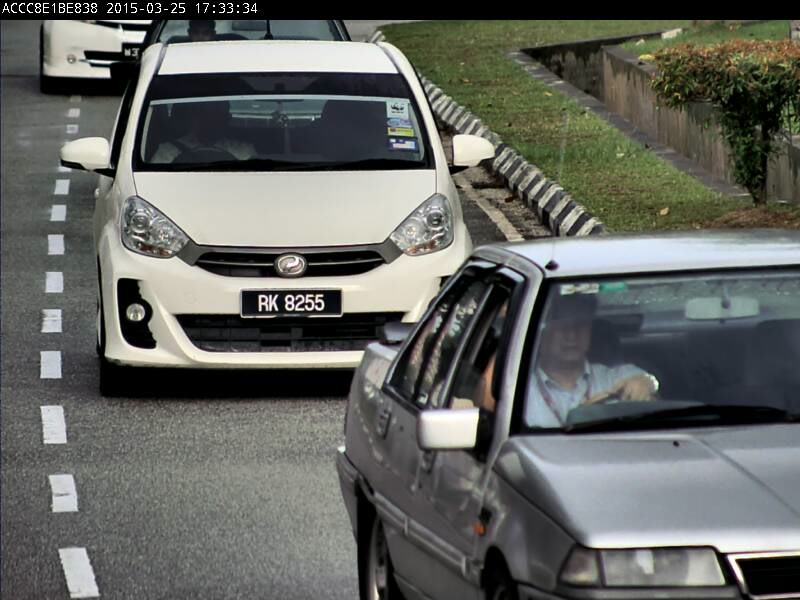
//> input picture VIS/Dataset/Car7.jpg, 800 x 600 px
$ ./main   (built with g++ and OpenCV 4)
//> lines starting //> are read from the running program, lines starting //| are printed output that depends on the picture; after the words box and inside, x2 and y2 are one past the last pixel; in counts of white or black regions, pixels touching at a corner belong together
#include <iostream>
#include "opencv2/opencv.hpp"

using namespace std;
using namespace cv;

//Converting from RGB image to GREY image
Mat ConvertToGrey(Mat RGBImg)
{
    Mat grey = Mat::zeros(RGBImg.size(), CV_8UC1);
    for (int i = 0; i < RGBImg.rows; i++)
    {
        for (int j = 0; j < RGBImg.cols * 3; j += 3)
        {
            grey.at<uchar>(i, j / 3) = ((RGBImg.at<uchar>(i, j) + RGBImg.at<uchar>(i, j + 1) + RGBImg.at<uchar>(i, j + 2)) / 3);
        }
    }
    return grey;
}

//Equalize histogram
Mat EqualizeHist(Mat GreyImg)
{
    int count[256] = { 0 };
    float prob[256] = { 0.0 };
    float accprob[256] = { 0.0 };
    int newpixel[256] = { 0 };

    Mat equalize = Mat::zeros(GreyImg.size(), CV_8UC1); //new image

    for (int i = 0; i < GreyImg.rows; i++)//count, adding into array
    {
        for (int j = 0; j < GreyImg.cols; j++)
        {
            count[GreyImg.at<uchar>(i, j)]++;
        }
    }
    for (int k = 0; k < 256; k++)//probablity
    {
        prob[k] = (float)count[k] / (float)(GreyImg.rows * GreyImg.cols);
    }
    accprob[0] = prob[0];
    for (int a = 1; a < 256; a++)//acc probability
    {
        accprob[a] = (prob[a] + accprob[a - 1]);
    }
    for (int i = 0; i < 256; i++)//Multiply to find NEW PIXEL
    {
        newpixel[i] = accprob[i] * 255;
    }
    for (int i = 0; i < GreyImg.rows; i++)//Change Old image to new pixel image
    {
        for (int j = 0; j < GreyImg.cols; j++)
        {
            equalize.at<uchar>(i, j) = newpixel[GreyImg.at<uchar>(i, j)];
        }
    }
    return equalize;
}

//Blur an image
Mat ConvertToBlur(Mat GreyImg, int winsize)
{
    Mat blur = Mat::zeros(GreyImg.size(), CV_8UC1);
    for (int i = winsize; i < (GreyImg.rows - winsize); i++)
    {
        for (int j = winsize; j < (GreyImg.cols - winsize); j++)
        {
            int sum = 0;
            for (int ii = (-winsize); ii <= (+winsize); ii++)
            {
                for (int jj = (-winsize); jj <= (winsize); jj++)
                {
                    sum += GreyImg.at<uchar>(i + ii, j + jj);
                }
            }
            blur.at<uchar>(i, j) = sum / (((winsize * 2) + 1) * ((winsize * 2) + 1));
        }
    }
    return blur;
}

//Edge Detection
Mat EdgeDetection(Mat BlurImg)
{
    Mat edge = Mat::zeros(BlurImg.size(), CV_8UC1);
    double AVGL, AVGR;
    for (int i = 1; i < BlurImg.rows - 1; i++)
    {
        for (int j = 1; j < BlurImg.cols - 1; j++)
        {
            AVGL = (BlurImg.at<uchar>(i - 1, j - 1) + BlurImg.at<uchar>(i, j - 1) + BlurImg.at<uchar>(i + 1, j - 1)) / 3;
            AVGR = (BlurImg.at<uchar>(i - 1, j + 1) + BlurImg.at<uchar>(i, j + 1) + BlurImg.at<uchar>(i + 1, j + 1)) / 3;
            if (abs(AVGL - AVGR) > 50)
            {
                edge.at<uchar>(i, j) = 255;
            }
        }
    }
    return edge;
}

//Dilation process
Mat Dilation(Mat EdgeImg, int winsize)
{
    Mat dilation = Mat::zeros(EdgeImg.size(), CV_8UC1);
    for (int i = winsize; i < (EdgeImg.rows - winsize); i++)
    {
        for (int j = winsize; j < (EdgeImg.cols - winsize); j++)
        {
            for (int ii = (-winsize); ii <= (+winsize); ii++)
            {
                for (int jj = (-winsize); jj <= (+winsize); jj++)
                {
                    if (EdgeImg.at<uchar>(i + ii, j + jj) == 255)
                    {
                        dilation.at<uchar>(i, j) = 255;
                    }
                }
            }

        }
    }
    return dilation;
}

//Remove noises #1
Mat Blob1(Mat GreyImg, Mat DilImg)
{
    Mat Blob;
    Blob = DilImg.clone();

    vector<vector<Point> > contours1;
    vector<Vec4i> hierarchy1;
    findContours(DilImg, contours1, hierarchy1,
        RETR_EXTERNAL, CHAIN_APPROX_NONE, Point(0, 0));

    Mat ccl1 = Mat::zeros(GreyImg.size(), CV_8UC3);

    if (!contours1.empty())
    {
        for (int i = 0; i < contours1.size(); i++)
        {
            Scalar colour((rand() & 255), (rand() & 255),
                (rand() & 255));
            drawContours(ccl1, contours1, i, colour, -1, 8, hierarchy1);
        }
    }

    namedWindow("CCL1", WINDOW_AUTOSIZE);
    imshow("CCL1", ccl1);

    Rect rect_first;
    Mat plate;
    Scalar black = CV_RGB(0, 0, 0);
    int count[256] = { 0 };
    for (size_t i = 0; i < contours1.size(); i++)
    {
        rect_first = boundingRect(contours1[i]);
        if (rect_first.width < 70 || rect_first.width > 200 || rect_first.height < 20 || rect_first.height > 50 || rect_first.x < (GreyImg.rows * 0.1) || rect_first.x >(GreyImg.rows * 0.9) || rect_first.y < (GreyImg.cols * 0.1) || rect_first.y >(GreyImg.cols * 0.9))
        {
            drawContours(Blob, contours1, i, black, -1, 8, hierarchy1);
        }
        else
        {
            plate = GreyImg(rect_first);
        }
    }
    return plate;
}

//Calculates the threshold for the binary value with the OTSU formula
int OTSU(Mat plate)
{
    int count[256] = { 0 };
    float prob[256] = { 0.0 };
    float accprob[256] = { 0.0 };
    float sigma[256] = { 0.0 };;
    float meu[256] = { 0.0 };
    for (int i = 0; i < plate.rows; i++)//count, adding into array
    {
        for (int j = 0; j < plate.cols; j++)
        {
            count[plate.at<uchar>(i, j)]++;
        }
    }
    for (int k = 0; k < 256; k++)//probablity
    {
        prob[k] = (float)count[k] / (float)(plate.rows * plate.cols);
    }
    accprob[0] = prob[0];
    for (int a = 1; a < 256; a++)//acc probability
    {
        accprob[a] = (prob[a] + accprob[a - 1]);
    }


    meu[0] = 0;
    for (int a = 1; a < 256; a++)//acc probability
    {
        meu[a] = (a * prob[a] + meu[a - 1]);
    }


    for (int i = 1; i < 256; i++)//acc probability
    {
        sigma[i] = (pow((meu[255] * accprob[i] - meu[i]), 2)) / (accprob[i] * (1 - accprob[i])); //Formula
    }
    float maxSigma = -1;
    int newsigma = -1;
    for (int t = 0; t < 256; t++)
    {
        if (sigma[t] > maxSigma)
        {
            maxSigma = sigma[t];
            newsigma = t;
        }
    }
    return newsigma + 30;
}

//Converts into black 0, or white 255
Mat ConvertToBinary(Mat plate, int OTSU_th)
{
    Mat binary = Mat::zeros(plate.size(), CV_8UC1);
    for (int i = 0; i < plate.rows; i++)
    {
        for (int j = 0; j < plate.cols; j++)
        {
            if (plate.at<uchar>(i, j) > OTSU_th)
            {
                binary.at<uchar>(i, j) = 255;
            }
        }
    }
    return binary;
}

//Remove noises #2
Mat Blob2(Mat plateImg, Mat plate_bin)
{
    Mat Blob;
    Blob = plate_bin.clone();

    vector<vector<Point> > contours2;
    vector<Vec4i> hierarchy2;
    findContours(plate_bin, contours2, hierarchy2,
        RETR_EXTERNAL, CHAIN_APPROX_NONE, Point(0, 0));

    Mat ccl2 = Mat::zeros(plateImg.size(), CV_8UC3);

    if (!contours2.empty())
    {
        for (int i = 0; i < contours2.size(); i++)
        {
            Scalar colour((rand() & 255), (rand() & 255),
                (rand() & 255));
            drawContours(ccl2, contours2, i, colour, -1, 8, hierarchy2);
        }
    }

    imshow("CCL2", ccl2);

    Rect rect_first;
    Mat plate;
    Scalar black = CV_RGB(0, 0, 0);
    for (size_t a = 0; a < contours2.size(); a++)
    {
        rect_first = boundingRect(contours2[a]);

        if (rect_first.height < 10)
        {
            drawContours(Blob, contours2, a, black, -1, 8, hierarchy2);
        }
        else
        {
            plate = plateImg(rect_first);
            string Final = "Car_Number_Plate" + a;
            imshow(Final, plate);
        }
    }
    return plate;
}

int main()
{
    Mat img = imread("/Users/iamwarofficial/Library/Mobile Documents/com~apple~CloudDocs/Project Files/OpenCV/LPR/VIS/Dataset/Car7.jpg");
//> img is the input picture: 600 rows x 800 cols, CV_8UC3; mean B, G, R 97.7, 102.3, 100.3
    imshow("Test1", img);

    Mat Grey_Img = ConvertToGrey(img);
//> after the loop in ConvertToGrey, `for (int i = 0; i < RGBImg.rows; i++)`:
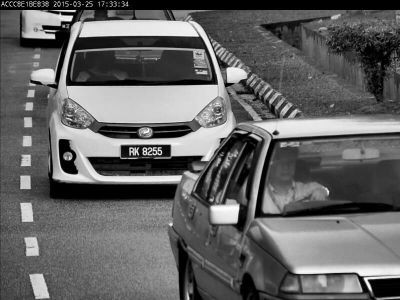
//> grey: 600 rows x 800 cols, CV_8UC1 (shown at 1/2 size); min 0, max 255, mean 99.8
    imshow("Test2", Grey_Img);

    Mat Equalize_Img = EqualizeHist(Grey_Img);
//> after the loop in EqualizeHist, `for (int i = 0; i < GreyImg.rows; i++)`: count = 256 values, max 24738 at index 0, min 80 at index 254, mean 1875
//> after the loop in EqualizeHist, `for (int k = 0; k < 256; k++)`: prob = 256 values, max 0.0515 at index 0, min 0.000167 at index 254, mean 0.00391
//> in EqualizeHist, `accprob[0] = prob[0];`: accprob = 256 values, max 0.0515 at index 0, min 0 at index 1, mean 0.000201
//> after the loop in EqualizeHist, `for (int a = 1; a < 256; a++)`: accprob = 256 values from 0.0515 to 1
//> after the loop in EqualizeHist, `for (int i = 0; i < 256; i++)`: newpixel = 256 values from 13 to 255
//> after the loop in EqualizeHist, `for (int i = 0; i < GreyImg.rows; i++)`:
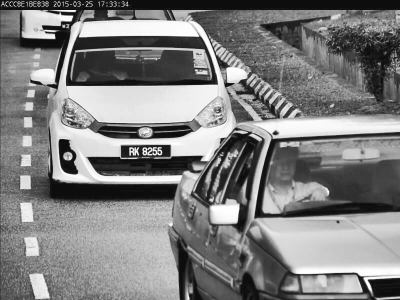
//> equalize: 600 rows x 800 cols, CV_8UC1 (shown at 1/2 size); min 13, max 255, mean 128

    Mat Blur_Img = ConvertToBlur(Equalize_Img, 1);

    Mat Edge_Img = EdgeDetection(Blur_Img);
//> the loop in EdgeDetection, `for (int i = 1; i < BlurImg.rows - 1; i++)` made 598 passes
//> AVGL on passes 1 to 3: 8, 13, 13
//> after the loop in EdgeDetection, `for (int i = 1; i < BlurImg.rows - 1; i++)`:
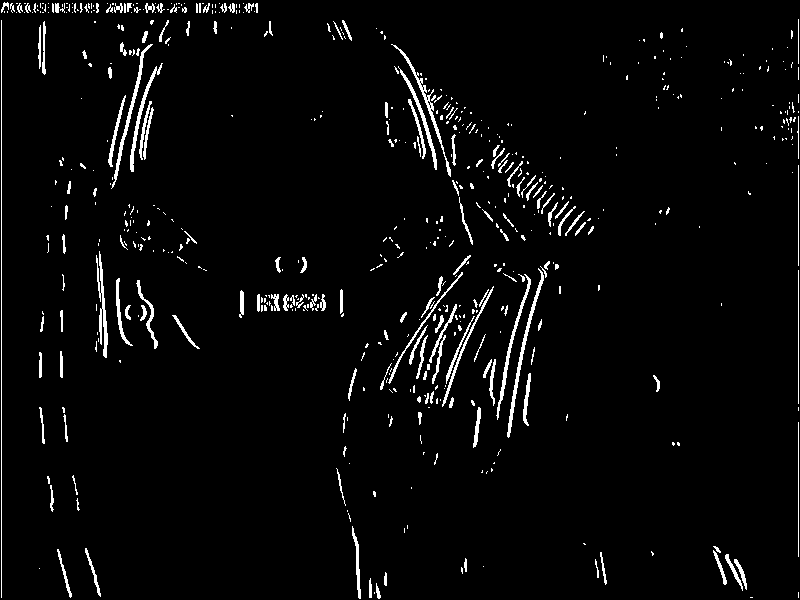
//> edge: 600 rows x 800 cols, CV_8UC1; 3.4% white in thin lines or dots
//> after the loop in EdgeDetection, `for (int i = 1; i < BlurImg.rows - 1; i++)`: AVGL = 50; AVGR = 0

    Mat Dilation_Img = Dilation(Edge_Img, 3);
//> after the loop in Dilation, `for (int i = winsize; i < (EdgeImg.rows - winsize); i++)`:
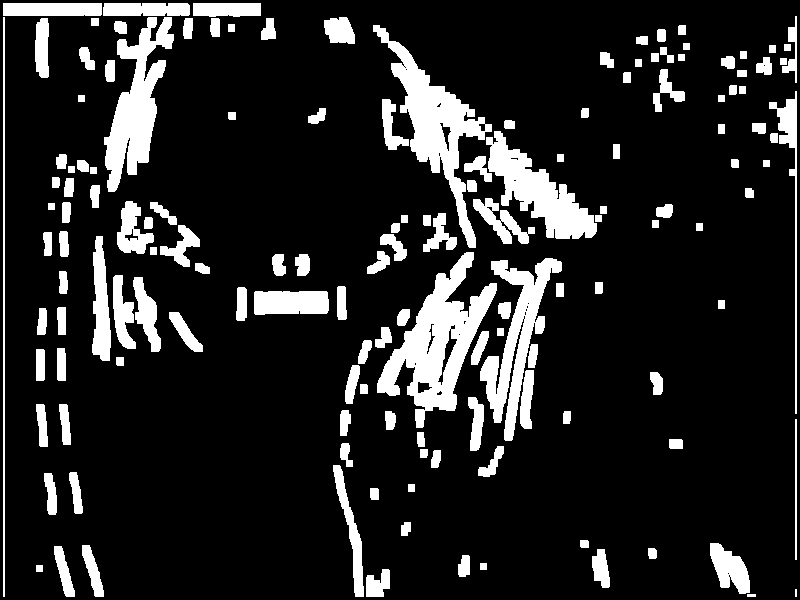
//> dilation: 600 rows x 800 cols, CV_8UC1; 14.6% white; 147 white regions (1 under 20 px)

    Mat Plate_Img = Blob1(Grey_Img, Dilation_Img);
//> in Blob1, `findContours(DilImg, contours1, hierarchy1, RETR_EXTERNAL, CHAIN_APPRO..`: contours1 = 147 contours, 2 with area under 20; largest, box (x1, y1, x2, y2) and area: (377, 252, 497, 428) 7970, (373, 25, 492, 248) 6144, (104, 17, 174, 192) 5015, (480, 258, 562, 441) 4588, (486, 131, 597, 239) 4544
//> the loop in Blob1, `for (int i = 0; i < contours1.size(); i++)` made 147 passes
//> after the loop in Blob1, `for (int i = 0; i < contours1.size(); i++)`:
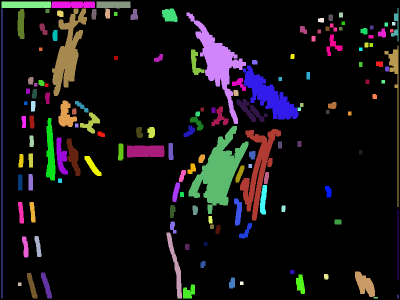
//> ccl1: 600 rows x 800 cols, CV_8UC3 (shown at 1/2 size); mean B, G, R 19.3, 17.8, 20.3
//> the loop in Blob1, `for (size_t i = 0; i < contours1.size(); i++)` made 147 passes
//> rect_first on passes 1 to 8: Rect(747, 594, 9, 3), Rect(795, 589, 2, 8), Rect(366, 569, 24, 28), Rect(36, 565, 7, 7), Rect(480, 563, 7, 7), Rect(458, 555, 12, 22), Rect(592, 549, 18, 39), Rect(648, 548, 9, 11)
//> after the loop in Blob1, `for (size_t i = 0; i < contours1.size(); i++)`:
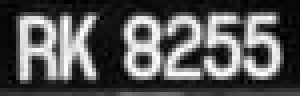
//> plate: 24 rows x 75 cols, CV_8UC1 (shown 4 times larger); min 0, max 254, mean 87.1
    imshow("Test7", Plate_Img);

    int otsu_no = OTSU(Plate_Img);
//> after the loop in OTSU, `for (int i = 0; i < plate.rows; i++)`: count = 256 values, max 50 at index 13, min 0 at index 75, mean 7.03
//> after the loop in OTSU, `for (int k = 0; k < 256; k++)`: prob = 256 values, max 0.0278 at index 13, min 0 at index 75, mean 0.00391
//> in OTSU, `accprob[0] = prob[0];`: accprob = 256 values, max 0.00278 at index 0, min 0 at index 1, mean 1.09e-05
//> after the loop in OTSU, `for (int a = 1; a < 256; a++)`: accprob = 256 values from 0.00278 to 1
//> after the loop in OTSU, `for (int a = 1; a < 256; a++)`: meu = 256 values from 0 to 87.07
//> after the loop in OTSU, `for (int i = 1; i < 256; i++)`: sigma = 256 values, max 5897.8 at index 116, min 0 at index 0, mean 4315.6
//> the loop in OTSU, `for (int t = 0; t < 256; t++)` made 256 passes
//> maxSigma on passes 1 to 8: 0, 54.38, 70.73, 115, 134.9, 205.5, 260.2, 373.4
//> after the loop in OTSU, `for (int t = 0; t < 256; t++)`: maxSigma = 5897.8; newsigma = 116
//> otsu_no = 146
    Mat Plate_Binary_Img = ConvertToBinary(Plate_Img, 205);
    imshow("Test8", Plate_Binary_Img);

    Mat Final_Img = Blob2(Plate_Img, Plate_Binary_Img);
//> in Blob2, `findContours(plate_bin, contours2, hierarchy2, RETR_EXTERNAL, CHAIN_AP..`: contours2 = 7 contours, 4 with area under 20; largest, box (x1, y1, x2, y2) and area: (31, 4, 40, 19) 86, (5, 4, 14, 20) 64, (51, 4, 60, 19) 20
//> the loop in Blob2, `for (int i = 0; i < contours2.size(); i++)` made 7 passes
//> after the loop in Blob2, `for (int i = 0; i < contours2.size(); i++)`:
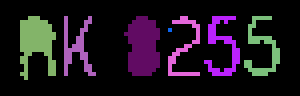
//> ccl2: 24 rows x 75 cols, CV_8UC3 (shown 4 times larger); mean B, G, R 30.6, 20.2, 29.7
//> the loop in Blob2, `for (size_t a = 0; a < contours2.size(); a++)` made 7 passes
//> rect_first on passes 1 to 7: Rect(42, 7, 1, 1), Rect(61, 4, 9, 15), Rect(51, 4, 9, 15), Rect(42, 4, 8, 15), Rect(31, 4, 9, 15), Rect(16, 4, 8, 15), Rect(5, 4, 9, 16)
    waitKey(0);

    return 0;
}

$ run again, with VIS/Dataset/Car10.jpg copied over VIS/Dataset/Car7.jpg
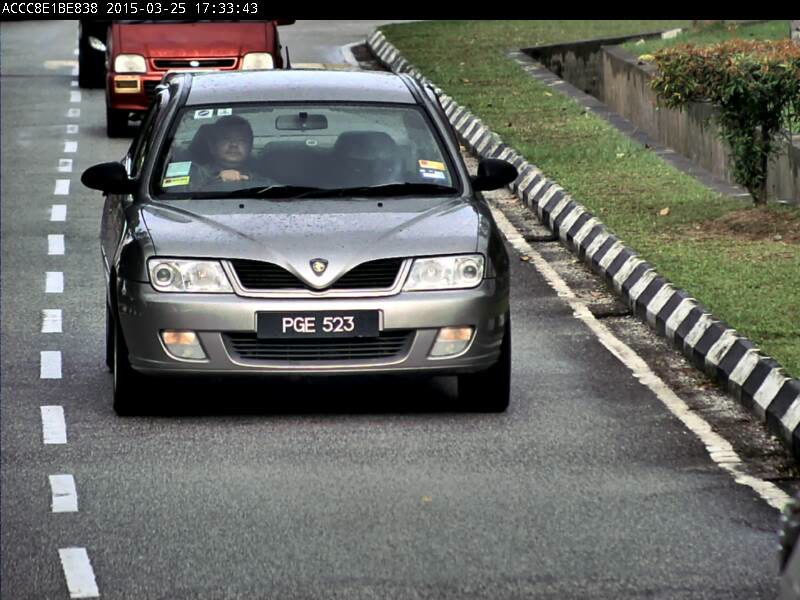
//> input picture VIS/Dataset/Car10.jpg, 800 x 600 px
//> img is the input picture: 600 rows x 800 cols, CV_8UC3; mean B, G, R 101.1, 105.8, 104.2
//> after the loop in EqualizeHist, `for (int i = 0; i < GreyImg.rows; i++)`: count = 256 values, max 25488 at index 0, min 180 at index 255, mean 1875
//> after the loop in EqualizeHist, `for (int k = 0; k < 256; k++)`: prob = 256 values, max 0.0531 at index 0, min 0.000375 at index 255, mean 0.00391
//> in EqualizeHist, `accprob[0] = prob[0];`: accprob = 256 values, max 0.0531 at index 0, min 0 at index 1, mean 0.000207
//> after the loop in EqualizeHist, `for (int a = 1; a < 256; a++)`: accprob = 256 values from 0.0531 to 1
//> after the loop in EqualizeHist, `for (int i = 0; i < 256; i++)`: newpixel = 256 values from 13 to 254
//> the loop in EdgeDetection, `for (int i = 1; i < BlurImg.rows - 1; i++)` made 598 passes
//> AVGL on passes 1 to 3: 8, 13, 13
//> after the loop in EdgeDetection, `for (int i = 1; i < BlurImg.rows - 1; i++)`:
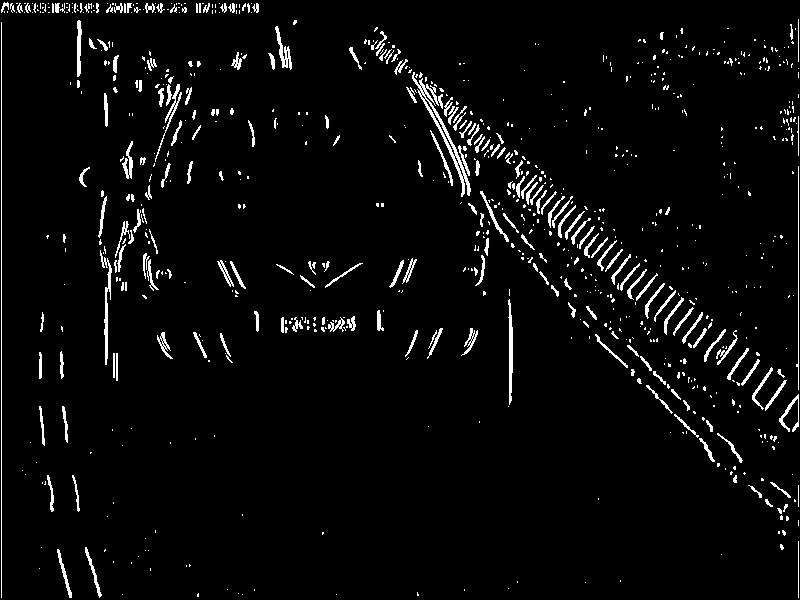
//> edge: 600 rows x 800 cols, CV_8UC1; 3.9% white in thin lines or dots
//> after the loop in EdgeDetection, `for (int i = 1; i < BlurImg.rows - 1; i++)`: AVGL = 50; AVGR = 0
//> contours1 = 193 contours, 1 with area under 20; largest, box (x1, y1, x2, y2) and area: (361, 24, 749, 486) 30441, (95, 171, 175, 384) 5079, (150, 66, 204, 191) 3084, (278, 313, 359, 336) 1516, (749, 364, 790, 414) 1261
//> the loop in Blob1, `for (size_t i = 0; i < contours1.size(); i++)` made 193 passes
//> rect_first on passes 1 to 8: Rect(333, 591, 7, 6), Rect(119, 591, 7, 6), Rect(235, 590, 11, 7), Rect(194, 590, 8, 7), Rect(414, 589, 8, 8), Rect(461, 586, 7, 8), Rect(251, 586, 7, 8), Rect(224, 586, 7, 7)
//> after the loop in OTSU, `for (int i = 0; i < plate.rows; i++)`: count = 256 values, max 57 at index 46, min 0 at index 0, mean 7.28
//> after the loop in OTSU, `for (int k = 0; k < 256; k++)`: prob = 256 values, max 0.0306 at index 46, min 0 at index 0, mean 0.00391
//> after the loop in OTSU, `for (int a = 1; a < 256; a++)`: accprob = 256 values from 0 to 1
//> after the loop in OTSU, `for (int a = 1; a < 256; a++)`: meu = 256 values from 0 to 101.3
//> the loop in OTSU, `for (int t = 0; t < 256; t++)` made 256 passes
//> maxSigma on passes 1, 23, 26, 27, 28, 29, 30, 31: 0, 3.38, 6.51, 9.56, 12.53, 18.32, 21.15, 29.4
//> after the loop in OTSU, `for (int t = 0; t < 256; t++)`: maxSigma = 4530.7; newsigma = 135
//> otsu_no = 165
//> contours2 = 6 contours, 1 with area under 20; largest, box (x1, y1, x2, y2) and area: (5, 5, 15, 19) 64, (27, 5, 37, 19) 28, (16, 5, 27, 19) 25, (66, 4, 75, 17) 21, (55, 5, 65, 18) 20
//> the loop in Blob2, `for (int i = 0; i < contours2.size(); i++)` made 6 passes
//> after the loop in Blob2, `for (int i = 0; i < contours2.size(); i++)`:
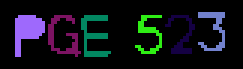
//> ccl2: 23 rows x 81 cols, CV_8UC3 (shown 3 times larger); mean B, G, R 24.8, 18.8, 15.5
//> the loop in Blob2, `for (size_t a = 0; a < contours2.size(); a++)` made 6 passes
//> rect_first on passes 1 to 6: Rect(55, 5, 10, 13), Rect(45, 5, 9, 13), Rect(27, 5, 10, 14), Rect(16, 5, 11, 14), Rect(5, 5, 10, 14), Rect(66, 4, 9, 13)
